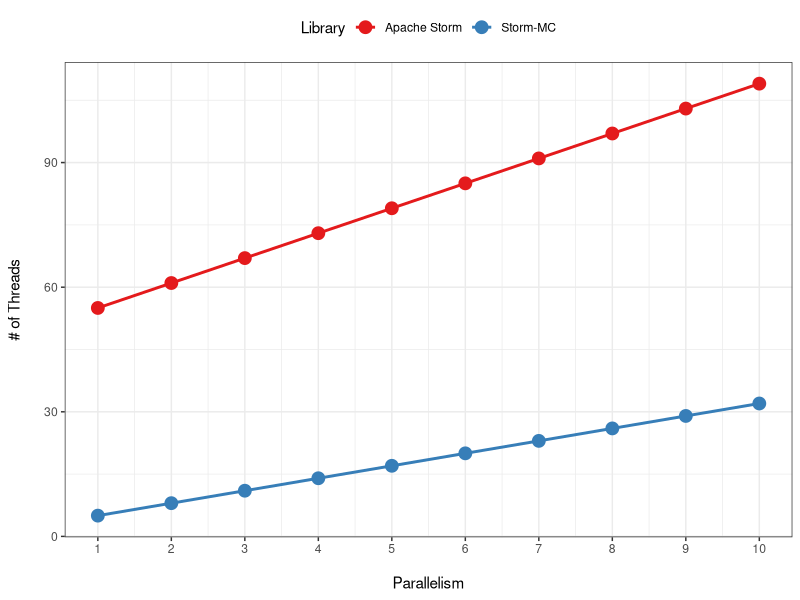

Recreate this plot in R.
# ---- threads-plot ----
library("ggplot2")
library("reshape2")

# read results
threads <- read.csv(file="csv/threads.csv",sep=",")
t <- melt(threads, id.vars=c("parallelism"))
k <- ggplot(t, aes(x=parallelism, y=value, fill=variable, color=variable)) +
    scale_fill_brewer(palette="Set1",  name="Library", labels=c("Apache Storm", "Storm-MC")) +
    scale_colour_brewer(palette="Set1",name="Library", labels=c("Apache Storm", "Storm-MC")) +
    theme_bw() +
    theme(legend.position="top", legend.key = element_blank())

k + geom_line(size=1) + geom_point(size=4, type=21) +
    scale_y_continuous(name="# of Threads\n") +
    scale_x_continuous(breaks=1:10, name="\nParallelism")
